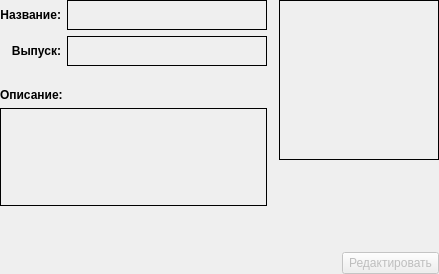
             <widget class="QWidget" name="carReadPage">
              <layout class="QGridLayout" name="gridLayout_2">
               <property name="leftMargin">
                <number>0</number>
               </property>
               <property name="topMargin">
                <number>0</number>
               </property>
               <property name="rightMargin">
                <number>0</number>
               </property>
               <property name="bottomMargin">
                <number>0</number>
               </property>
               <item row="3" column="3">
                <widget class="QPushButton" name="carEditButton">
                 <property name="enabled">
                  <bool>false</bool>
                 </property>
                 <property name="minimumSize">
                  <size>
                   <width>97</width>
                   <height>0</height>
                  </size>
                 </property>
                 <property name="text">
                  <string>Редактировать</string>
                 </property>
                </widget>
               </item>
               <item row="0" column="0" rowspan="2">
                <layout class="QGridLayout" name="gridLayout_3">
                 <item row="0" column="0">
                  <widget class="QLabel" name="label">
                   <property name="minimumSize">
                    <size>
                     <width>0</width>
                     <height>30</height>
                    </size>
                   </property>
                   <property name="font">
                    <font>
                     <weight>75</weight>
                     <bold>true</bold>
                    </font>
                   </property>
                   <property name="text">
                    <string>Название:</string>
                   </property>
                   <property name="alignment">
                    <set>Qt::AlignRight|Qt::AlignTrailing|Qt::AlignVCenter</set>
                   </property>
                  </widget>
                 </item>
                 <item row="3" column="0" colspan="3">
                  <widget class="QLabel" name="carDescriptionLabel">
                   <property name="styleSheet">
                    <string notr="true">border: 1px solid;</string>
                   </property>
                   <property name="text">
                    <string/>
                   </property>
                   <property name="alignment">
                    <set>Qt::AlignLeading|Qt::AlignLeft|Qt::AlignTop</set>
                   </property>
                   <property name="wordWrap">
                    <bool>true</bool>
                   </property>
                  </widget>
                 </item>
                 <item row="2" column="0" colspan="3">
                  <widget class="QLabel" name="label_3">
                   <property name="minimumSize">
                    <size>
                     <width>0</width>
                     <height>0</height>
                    </size>
                   </property>
                   <property name="maximumSize">
                    <size>
                     <width>16777215</width>
                     <height>30</height>
                    </size>
                   </property>
                   <property name="font">
                    <font>
                     <weight>75</weight>
                     <bold>true</bold>
                    </font>
                   </property>
                   <property name="text">
                    <string>Описание:</string>
                   </property>
                   <property name="alignment">
                    <set>Qt::AlignBottom|Qt::AlignLeading|Qt::AlignLeft</set>
                   </property>
                  </widget>
                 </item>
                 <item row="0" column="1" colspan="2">
                  <widget class="QLabel" name="carNameLabel">
                   <property name="minimumSize">
                    <size>
                     <width>200</width>
                     <height>0</height>
                    </size>
                   </property>
                   <property name="maximumSize">
                    <size>
                     <width>16777215</width>
                     <height>30</height>
                    </size>
                   </property>
                   <property name="styleSheet">
                    <string notr="true">border: 1px solid;</string>
                   </property>
                   <property name="text">
                    <string/>
                   </property>
                  </widget>
                 </item>
                 <item row="1" column="0">
                  <widget class="QLabel" name="label_72">
                   <property name="font">
                    <font>
                     <weight>75</weight>
                     <bold>true</bold>
                    </font>
                   </property>
                   <property name="text">
                    <string>Выпуск:</string>
                   </property>
                   <property name="alignment">
                    <set>Qt::AlignRight|Qt::AlignTrailing|Qt::AlignVCenter</set>
                   </property>
                  </widget>
                 </item>
                 <item row="1" column="1" colspan="2">
                  <widget class="QLabel" name="carProddateLabel">
                   <property name="minimumSize">
                    <size>
                     <width>200</width>
                     <height>0</height>
                    </size>
                   </property>
                   <property name="maximumSize">
                    <size>
                     <width>16777215</width>
                     <height>30</height>
                    </size>
                   </property>
                   <property name="styleSheet">
                    <string notr="true">border: 1px solid;</string>
                   </property>
                   <property name="text">
                    <string/>
                   </property>
                  </widget>
                 </item>
                </layout>
               </item>
               <item row="0" column="2" colspan="2">
                <widget class="QLabel" name="carPhotoLabel">
                 <property name="minimumSize">
                  <size>
                   <width>160</width>
                   <height>160</height>
                  </size>
                 </property>
                 <property name="maximumSize">
                  <size>
                   <width>160</width>
                   <height>160</height>
                  </size>
                 </property>
                 <property name="styleSheet">
                  <string notr="true">border: 1px solid;</string>
                 </property>
                 <property name="text">
                  <string/>
                 </property>
                 <property name="margin">
                  <number>0</number>
                 </property>
                 <property name="indent">
                  <number>-1</number>
                 </property>
                </widget>
               </item>
               <item row="3" column="0" colspan="3">
                <spacer name="horizontalSpacer">
                 <property name="orientation">
                  <enum>Qt::Horizontal</enum>
                 </property>
                 <property name="sizeHint" stdset="0">
                  <size>
                   <width>40</width>
                   <height>20</height>
                  </size>
                 </property>
                </spacer>
               </item>
               <item row="2" column="0" colspan="4">
                <spacer name="verticalSpacer_2">
                 <property name="orientation">
                  <enum>Qt::Vertical</enum>
                 </property>
                 <property name="sizeHint" stdset="0">
                  <size>
                   <width>20</width>
                   <height>40</height>
                  </size>
                 </property>
                </spacer>
               </item>
               <item row="1" column="2" colspan="2">
                <spacer name="verticalSpacer">
                 <property name="orientation">
                  <enum>Qt::Vertical</enum>
                 </property>
                 <property name="sizeHint" stdset="0">
                  <size>
                   <width>20</width>
                   <height>40</height>
                  </size>
                 </property>
                </spacer>
               </item>
              </layout>
             </widget>
